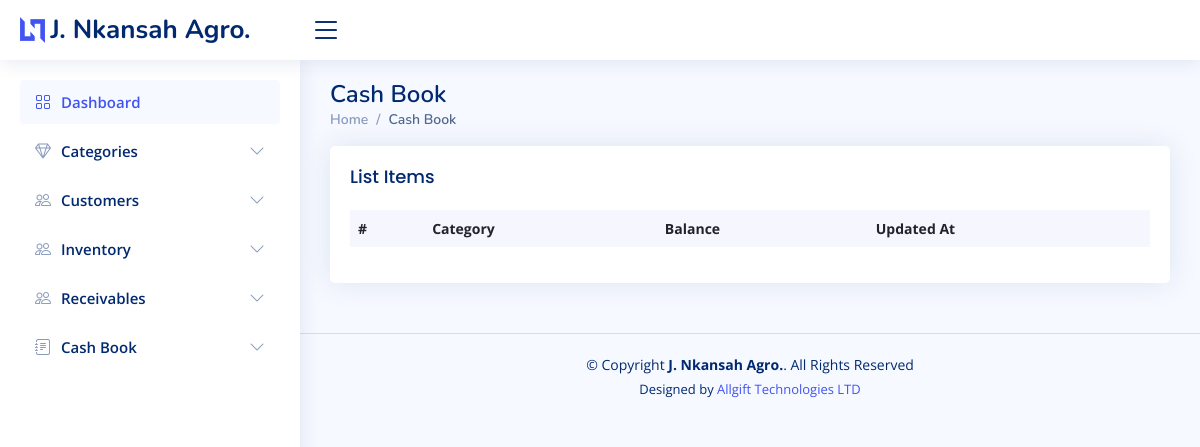
/inventory/cash_items/, run on an earlier commit of the app's database.
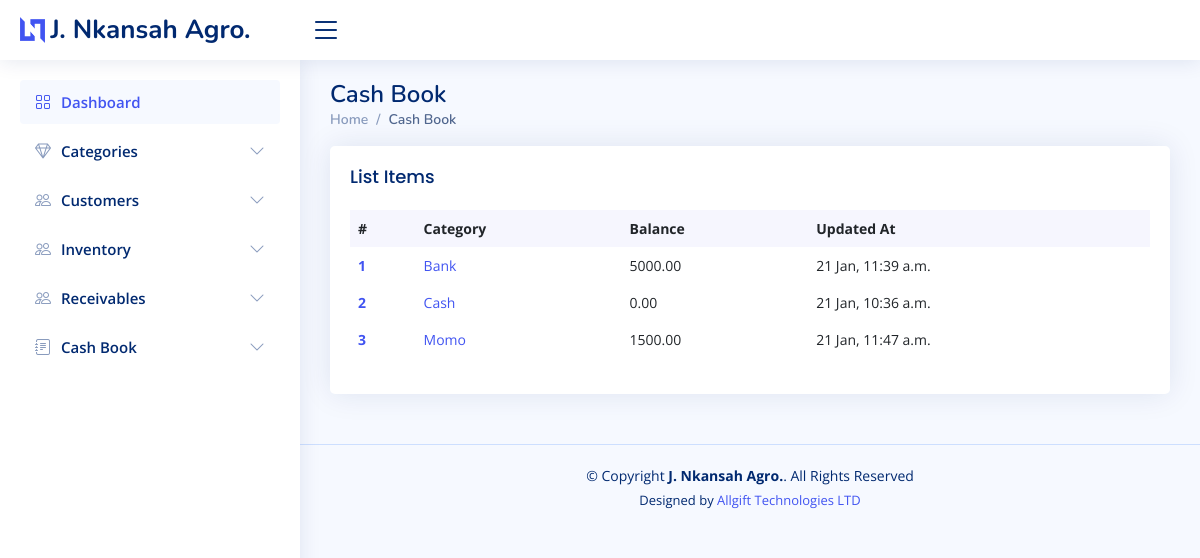
And on a later commit of the database.
### inventory/models.py (models this page shows, shortened)
class Cash(models.Model):
    category = models.CharField(max_length=50, blank=True, null=True, choices=CASH_CHOICE)
    recipient = models.CharField(max_length=50)
    detail = models.TextField(max_length=50)
    created_on = models.DateTimeField(auto_now_add=True)
    amount_in = models.DecimalField(max_digits=10, decimal_places=2, blank=True, null=True)
    amount_out = models.DecimalField(max_digits=10, decimal_places=2, blank=True, null=True)
    balance = models.DecimalField(max_digits=10, decimal_places=2, blank=True, null=True)
    issue_by = models.ForeignKey(Customers, on_delete=models.DO_NOTHING, blank=True, null=True, related_name='paid_by')
    export_to_CSV = models.BooleanField(default=False)
    last_updated = models.DateTimeField(auto_now=True)

### inventory/views.py (the view)
# urls.py: path('cash_items/', views.cash_item, name='cash_items'),
def cash_item(request):
    queryset = Cash.objects.all()
    context = {
        "queryset": queryset,
    }
    return render(request, "inventory/cash_item.html", context)

### templates/inventory/cash_item.html (shortened to what this page needs)
{% extends 'inventory/base.html' %}
{% load crispy_forms_tags %}
{% block content %}
     <div class="pagetitle">
      <h1>Cash Book</h1>
      <nav>
        <ol class="breadcrumb">
          <li class="breadcrumb-item"><a href="{% url 'home' %}">Home</a></li>
          <li class="breadcrumb-item active">Cash Book</li>
        </ol>
      </nav>
    </div>
     <section class="section dashboard">
            <div class="col-12">
              <div class="card recent-sales overflow-auto">
                <div class="card-body">
                  <h5 class="card-title">List Items </h5>
                  <table class="table table-borderless datatable table-hover">
                    <thead>
                      <tr>
                        <th scope="col">#</th>
                        <th scope="col">Category</th>
                        <th scope="col">Balance</th>
                        <th scope="col">Updated At</th>
                      </tr>
                    </thead>
                    <tbody>
                      {% for instance in queryset%}
                        <tr>
                        <th scope="row"><a href="#">{{ forloop.counter }}</a></th>
                        <td><a href="{% url 'cash_detail' instance.id %}">{{instance.category}}</a></td>
                        <td>{% if instance.balance <= instance.impriest_level %}
                              <div style="background-color: orange;">{{instance.balance}}</div>
                              {% else %}{{instance.balance}}
                              {% endif %}</td>
                        <td>{{instance.last_updated|date:"d M, h:i a"}}</td>
                      </tr>
                      {% endfor %}
                    </tbody>
                  </table>
                </div>
              </div>
            </div>
    </section>
{% endblock content %}

What changed in the data, as far as the page shows it:
added Cash: category "Bank", balance "5000.00", last_updated "21 Jan, 11:39 a.m."
added Cash: category "Cash", balance "0.00", last_updated "21 Jan, 10:36 a.m."
added Cash: category "Momo", balance "1500.00", last_updated "21 Jan, 11:47 a.m."
